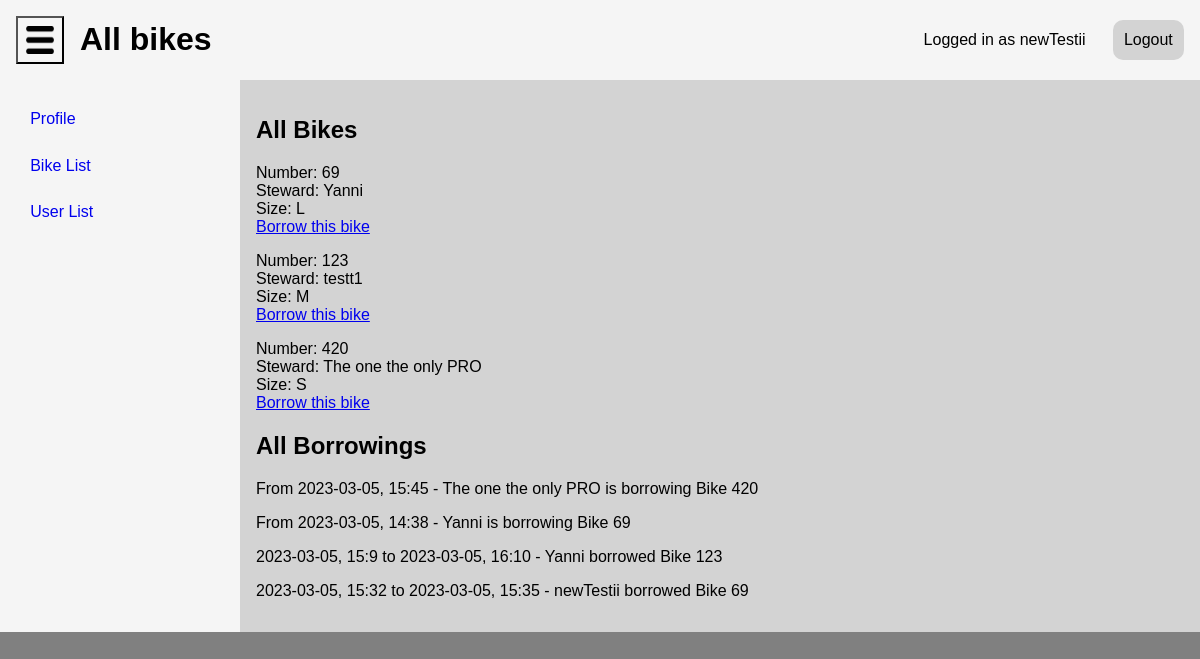
The page /bikeList/ (signed in) on the database its author committed.
### application/models.py (models this page shows, shortened)
class User(AbstractUser):
    first_name = models.CharField(_("preferred name"), max_length=150, blank=True)
    email = models.EmailField(
        _('email address'),
        unique=True,
        validators=[schoolEmailValidator],
        error_messages={
            "unique": _("A user with that email already exists.")
        }
    )
    def __str__(self) -> str:
        return self.first_name
    class Meta:
        permissions = [
            ("own_bike", "Can be a bike steward")
        ]

class Bike(models.Model):
    SIZES = [
        ("", "Select bike size."),
        ("S", "small"),
        ("M", "medium"),
        ("L", "large"),
    ]
    number = models.IntegerField(
        unique=True,
        help_text="Number as it appears on the bike locks/keys"
    )
    size = models.CharField(
        max_length=1,
        choices=SIZES,
        default="",
        validators=[bikeSizeValidator],
    )
    steward = models.ForeignKey(
        User,
        on_delete=models.PROTECT
    )
    def __str__(self) -> str:
        return "Bike {0}".format(self.number)

class Borrowing(models.Model):
    start_time = models.DateTimeField(help_text="Leave blank for current time")
    end_time = models.DateTimeField()
    borrower = models.ForeignKey(
        User,
        on_delete=models.CASCADE,
    )
    borrowed_bike = models.ForeignKey(
        Bike,
        on_delete=models.CASCADE
    )
    key_received = models.BooleanField(null=True)
    key_returned = models.BooleanField(null=True)
    issue = models.ForeignKey(
        Issue,
        on_delete=models.PROTECT,
        null=True
        )
    def __str__(self) -> str:
        if self.end_time < timezone.now():
            return "{0}, {1}:{2} to {3}, {4}:{5} - {6} borrowed {7}".format(
                self.start_time.astimezone().date(),
                self.start_time.astimezone().hour,
                self.start_time.astimezone().minute,
                self.end_time.astimezone().date(),
                self.end_time.astimezone().hour,
                self.end_time.astimezone().minute,
                self.borrower,
                self.borrowed_bike,
            )
        else:
            return "From {0}, {1}:{2} - {3} is borrowing {4}".format(
                self.start_time.astimezone().date(),
                self.start_time.astimezone().hour,
                self.start_time.astimezone().minute,
                self.borrower,
                self.borrowed_bike,
            )

### application/views.py (the view)
# urls.py: path("bikeList/", views.BikeListView.as_view(), name="bikeList"),
class BikeListView(PermissionRequiredMixin, generic.TemplateView):
    permission_required = "application.view_bike"
    template_name = "bikeList.html"
    def get_context_data(self, **kwargs):
        context = super().get_context_data(**kwargs)
        context["Bikes"] = Bike.objects.all()
        context["Borrowings"] = Borrowing.objects.all().order_by("-end_time")
        return context

### application/templates/bikeList.html (shortened to what this page needs)
{% extends "base.html" %}
{% block title %}
<h1>All bikes</h1>
{% endblock %}
{% block content %}
<h2>All Bikes</h2>
{% for bike in Bikes %}
<p>
    Number: {{ bike.number }} <br>
    Steward: {{ bike.steward }} <br>
    Size: {{ bike.size }} <br>
    {% if perms.application.add_borrowing %}
    <a href="{% url 'borrow' bike.id %}">Borrow this bike</a>
    {% endif %}
</p>
{% endfor %}
<h2>All Borrowings</h2>
{% for borrowing in Borrowings %}
    <p>
        {{ borrowing }}
    </p>
{% endfor %}
{% endblock %}

### application/templates/base.html (shortened to what this page needs)
{% load static %}
<!DOCTYPE html>
<html lang="en">
    <head>
        <link rel="stylesheet" href="{% static 'design.css' %}">
    </head>
    <body>
        <div class="container">
            <div class="header-container">
                <button id="sidebar-button" onclick="document.getElementsByClassName('left')[0].classList.toggle('collapsed')">
                    <div id="button-image"></div>
                </button>
                <div id="header-block">
                    {% block title %}
                    {% endblock %}
                </div>
                {% if user.is_authenticated %}
                <p class="header-login">
                    Logged in as {{user}}
                </p>
                {% else %}
                <p class="header-login">
                    Not logged in
                </p>
                {% endif %}
                {% if user.is_authenticated %}
                    <a class="header-login" id="login-button" href="{% url 'logout' %}">Logout</a>
                {% else %}
                    <a class="header-login" id="login-button" href="{% url 'login' %}">Login</a>
                {% endif %}
            </div>
            <div class="content-container">
                <div class="left" id="left">
                    {% if user.is_authenticated %}
                        <a class="page-links" href="{% url 'profile' %}">Profile</a>
                    {% endif %}
                    {% if perms.application.view_bike %}
                        <a class="page-links" href="{% url 'bikeList' %}">Bike List</a>
                    {% endif %}
                    {% if perms.application.view_bike %}
                        <a class="page-links" href="{% url 'user-view' %}">User List</a>
                    {% endif %}
                </div>
                <section id="content">
                    {% block content %}
                    {% endblock %}
                </section>
            </div>
        </div>
    </body>
</html>

### application/static/design.css (style rules this page uses)
html { overflow-x: hidden; overflow-y: scroll; }
* { box-sizing: border-box; font-family: Arial, Helvetica, sans-serif; }
body { width: 100%; height: 100vh; margin: 0; padding: 0; background-color: grey; }
.container { display: flex; flex-direction: column; justify-content: space-between; }
.header-container { display: flex; flex-direction: row; justify-content: left; align-content: center; height: 20%; background-color: whitesmoke; }
#sidebar-button { text-align: center; margin: 1rem; padding: 8px; height: 48px; width: 48px; align-items: center; background-color: whitesmoke; }
#button-image { background-size: cover; background-image: url("/static/menu.png"); width: 100%; height: 100%; }
#header-block { flex-grow: 1; }
.header-login { margin: auto; margin-right: 1rem; padding: 0.7rem; text-decoration: none; color: black; }
#login-button { background-color: lightgray; border-radius: 10px; }
.content-container { display: flex; flex-direction: row; flex-wrap: wrap; height: 80%; }
#content { padding: 1rem; width: 80%; background-color: lightgray; }
.left { padding: 1rem; width: 20%; background-color: whitesmoke; order: -1; transition: width 1s, height 1s; }
.page-links { display: flex; flex-wrap: inherit; list-style-type: none; padding: .7rem; border-radius: 10px; justify-content: left; border: solid 3px transparent; text-decoration: none; }

### rows shown on the page
User: first_name "newTestii"
Bike: number "69", steward "Yanni", size "L"
Bike: number "123", steward "testt1", size "M"
Bike: number "420", steward "The one the only PRO", size "S"
Borrowing: end_time+start_time+borrower "From 2023-03-05, 15:45 - The one the only PRO is borrowing Bike 420"
Borrowing: end_time+start_time+borrower "From 2023-03-05, 14:38 - Yanni is borrowing Bike 69"
Borrowing: end_time+start_time+borrower "2023-03-05, 15:9 to 2023-03-05, 16:10 - Yanni borrowed Bike 123"
Borrowing: end_time+start_time+borrower "2023-03-05, 15:32 to 2023-03-05, 15:35 - newTestii borrowed Bike 69"
